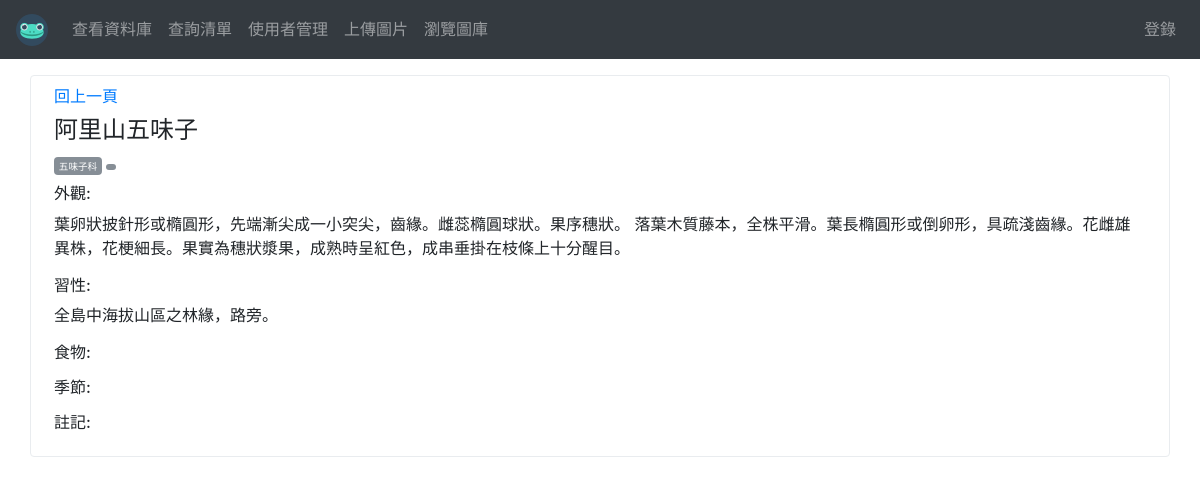
The app's page /Views/viewDetail.php?id=340 (signed in) with its own data.
### tables this page shows
CREATE TABLE `library` (
  `id` int(11) NOT NULL,
  `organismname` varchar(100) NOT NULL,
  `label` varchar(30) DEFAULT NULL,
  `family` varchar(30) DEFAULT NULL,
  `genus` varchar(30) DEFAULT NULL,
  `food` varchar(50) DEFAULT NULL,
  `season` varchar(20) DEFAULT NULL,
  `status` text,
  `habitat` text,
  `note` text,
  `createtime` datetime NOT NULL DEFAULT CURRENT_TIMESTAMP
);

### Modules/Function.php (called while the page is built, shortened)
<?php
    function getListID($id) {
        global $conn;
        $id = (int)$id;
        $sql = "SELECT * FROM `library` WHERE id = $id";
        return mysqli_query($conn, $sql);
    }
?>

### Views/viewDetail.php (the view, shortened to what this page needs)
<?php
include 'header.php';
require "../Modules/Function.php";
$id = (int) $_REQUEST['id'];
$result = getListID($id);
if ($rs = mysqli_fetch_assoc($result)) {
    $Organ = $rs['organismname'];
    $Family = $rs['family'];
    $Genus = $rs['genus'];
    $Food = $rs['food'];
    $Season = $rs['season'];
    $Status = $rs['status'];
    $Habitat = $rs['habitat'];
    $Note = $rs['note'];
} else {
    echo "Your id is wrong!!";
    exit(0);
}
?>
<div class="container mt-3">
<?php
echo '<div class="row mt-3">
        <div class="col-12">
            <div class="row border rounded mb-2 p-2">
            <!-- <div class="col-md-3 mb-2 mb-md-0">
                <img width="150px" class="border rounded img-fluid" src="https://sdl-stickershop.line.naver.jp/products/0/0/1//1035020/LINEStorePC/main.png" alt="photo in data">
            </div> -->
            <div class="col-md-12">
                <a href="../Views/SearchView.php">回上一頁</a>
                <h4 class="mt-2">', $Organ, '</h4>
                <span class="badge badge-secondary"><small>', $Family, '</small></span>
                <span class="badge badge-secondary"><small>', $Genus, '</small></span>
                <h6 class="mt-2">外觀:</h6>
                <p>', $Status, '</p>
                <h6>習性:</h6>
                <p>', $Habitat, '</p>
                <h6>食物:</h6>
                <p>', $Food, '</p>
                <h6>季節:</h6>
                <p>', $Season, '</p>
                <h6>註記:</h6>
                <p>', $Note, '</p>
            </div>
        </div>
    </div></div>';
?>
</div>
<?php
include 'footer.php';
?>

### records on screen
library: organismname "阿里山五味子", family "五味子科", status "葉卵狀披針形或橢圓形，先端漸尖成一小突尖，齒緣。雌蕊橢圓球狀。果序穗狀。 落葉木質藤本，全株平滑。葉長橢圓形或倒卵形，具疏淺齒緣。花雌雄異株，花梗細長。果實為穗狀漿果，成熟時呈紅色，成串垂掛在枝條上十分醒目。", habitat "全島中海拔山區之林緣，路旁。"
